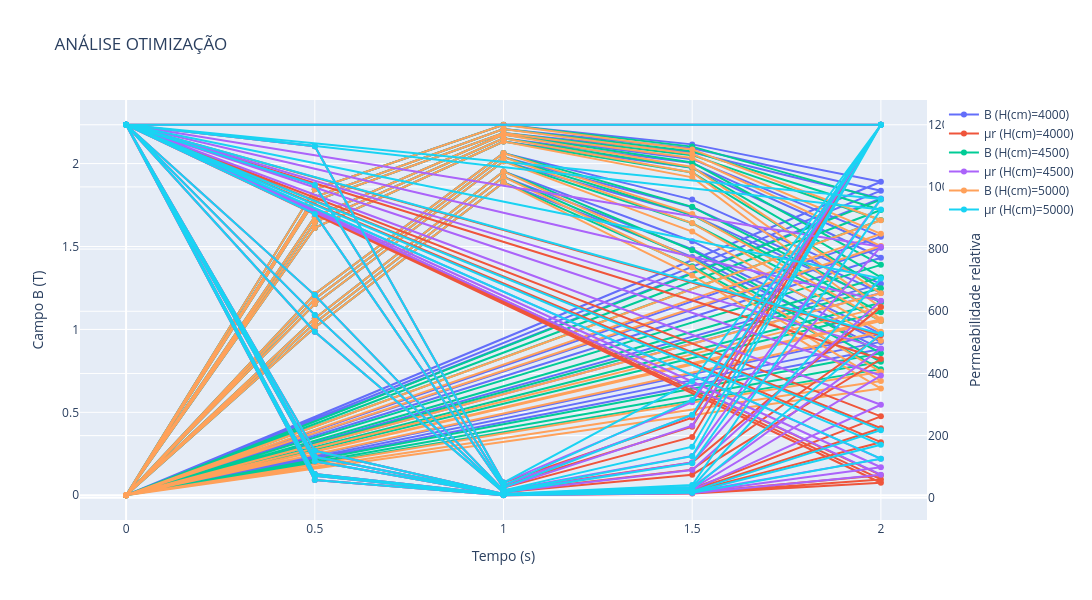

Notebook cell for this chart:
### Code cell
import pandas as pd
import plotly.graph_objects as go

# === CARREGAR DADOS ===
arquivo = r"C:\Users\danie\Documentos\Simulacoes COMSOL\otimizacao.txt"

df = pd.read_csv(
    arquivo,
    sep=r'\s{2,}',
    engine='python',
    comment='%',
    header=None,
    names=['H(cm)', 'tempo(s)', 'B(T)', 'mur']
)

# === DEFINIR PARÂMETROS ===
# Se tiver mais parâmetros (ex: W), adicione aqui
params = ['H(cm)']  # exemplo: ['H(cm)', 'W']

fig = go.Figure()

# === LOOP AUTOMÁTICO POR PARÂMETROS ===
for values, df_group in df.groupby(params):

    # garantir tupla
    if not isinstance(values, tuple):
        values = (values,)

    # criar label automático
    label = ', '.join([f'{p}={v}' for p, v in zip(params, values)])

    # 🔵 Campo B (eixo esquerdo)
    fig.add_trace(go.Scatter(
        x=df_group['tempo(s)'],
        y=df_group['B(T)'],
        mode='lines+markers',
        name=f'B ({label})',
        yaxis='y1'
    ))

    # 🔴 Permeabilidade (eixo direito)
    fig.add_trace(go.Scatter(
        x=df_group['tempo(s)'],
        y=df_group['mur'],
        mode='lines+markers',
        name=f'μr ({label})',
        yaxis='y2'
    ))

# === LAYOUT ===
fig.update_layout(
    title='ANÁLISE OTIMIZAÇÃO',
    xaxis=dict(title='Tempo (s)'),
    yaxis=dict(title='Campo B (T)', side='left'),
    yaxis2=dict(
        title='Permeabilidade relativa',
        overlaying='y',
        side='right'
    ),
    width=1500,
    height=600
)

fig.show()

### Figure 1 — Plotly figure (JSON) as saved in the notebook; plotly's stock layout.template omitted (floating-point values rounded to 4 significant figures)
{"data": [{"mode": "lines+markers", "name": "B (H(cm)=4000)", "type": "scatter", "x": [0, 0.5, 1, 1.5, 2, 0, 0.5, 1, 1.5, 2, 0, 0.5, 1, 1.5, 2, 0, 0.5, 1, 1.5, 2, 0, 0.5, 1, 1.5, 2, 0, 0.5, 1, 1.5, 2, 0, 0.5, 1, 1.5, 2, 0, 0.5, 1, 1.5, 2, 0, 0.5, 1, 1.5, 2, 0, 0.5, 1, 1.5, 2, 0, 0.5, 1, 1.5, 2, 0, 0.5, 1, 1.5, 2], "y": [1.397e-05, 1.678, 2.175, 2.027, 1.559, 1.595e-05, 1.845, 2.234, 2.116, 1.89, 8.493e-06, 1.066, 1.953, 1.532, 0.9732, 9.697e-06, 1.214, 2.063, 1.783, 1.275, 1.367e-05, 1.645, 2.152, 2.003, 1.492, 1.561e-05, 1.798, 2.208, 2.092, 1.836, 8.285e-06, 1.039, 1.92, 1.483, 0.9248, 9.461e-06, 1.184, 2.039, 1.736, 1.22, 1.336e-05, 1.612, 2.133, 1.975, 1.432, 1.525e-05, 1.775, 2.185, 2.068, 1.789, 8.071e-06, 1.012, 1.887, 1.437, 0.8821, 9.218e-06, 1.153, 2.014, 1.69, 1.17], "yaxis": "y"}, {"mode": "lines+markers", "name": "μr (H(cm)=4000)", "type": "scatter", "x": [0, 0.5, 1, 1.5, 2, 0, 0.5, 1, 1.5, 2, 0, 0.5, 1, 1.5, 2, 0, 0.5, 1, 1.5, 2, 0, 0.5, 1, 1.5, 2, 0, 0.5, 1, 1.5, 2, 0, 0.5, 1, 1.5, 2, 0, 0.5, 1, 1.5, 2, 0, 0.5, 1, 1.5, 2, 0, 0.5, 1, 1.5, 2, 0, 0.5, 1, 1.5, 2, 0, 0.5, 1, 1.5, 2], "y": [1200.0, 117.6, 10.24, 21.61, 179.0, 1200.0, 57.14, 8.247, 13.63, 48.47, 1200.0, 913.3, 32.73, 195.6, 1200.0, 1200.0, 534.2, 17.67, 74.44, 446.5, 1200.0, 131.9, 11.28, 25.46, 223.9, 1200.0, 70.43, 9.019, 15.48, 59.09, 1200.0, 1007.0, 40.28, 228.8, 1200.0, 1200.0, 588.4, 20.12, 90.56, 523.0, 1200.0, 151.1, 12.41, 29.19, 262.0, 1200.0, 76.64, 9.838, 17.27, 72.74, 1200.0, 1131.0, 49.04, 258.0, 1200.0, 1200.0, 652.0, 23.53, 113.3, 614.1], "yaxis": "y2"}, {"mode": "lines+markers", "name": "B (H(cm)=4500)", "type": "scatter", "x": [0, 0.5, 1, 1.5, 2, 0, 0.5, 1, 1.5, 2, 0, 0.5, 1, 1.5, 2, 0, 0.5, 1, 1.5, 2, 0, 0.5, 1, 1.5, 2, 0, 0.5, 1, 1.5, 2, 0, 0.5, 1, 1.5, 2, 0, 0.5, 1, 1.5, 2, 0, 0.5, 1, 1.5, 2, 0, 0.5, 1, 1.5, 2, 0, 0.5, 1, 1.5, 2, 0, 0.5, 1, 1.5, 2], "y": [1.397e-05, 1.678, 2.175, 2.006, 1.389, 1.595e-05, 1.845, 2.234, 2.102, 1.783, 8.493e-06, 1.066, 1.953, 1.477, 0.8563, 9.697e-06, 1.214, 2.063, 1.739, 1.161, 1.367e-05, 1.645, 2.152, 1.975, 1.314, 1.561e-05, 1.798, 2.208, 2.075, 1.72, 8.285e-06, 1.039, 1.92, 1.428, 0.8048, 9.461e-06, 1.184, 2.039, 1.69, 1.103, 1.336e-05, 1.612, 2.133, 1.946, 1.248, 1.525e-05, 1.775, 2.185, 2.051, 1.659, 8.071e-06, 1.012, 1.887, 1.381, 0.7605, 9.218e-06, 1.153, 2.014, 1.64, 1.051], "yaxis": "y"}, {"mode": "lines+markers", "name": "μr (H(cm)=4500)", "type": "scatter", "x": [0, 0.5, 1, 1.5, 2, 0, 0.5, 1, 1.5, 2, 0, 0.5, 1, 1.5, 2, 0, 0.5, 1, 1.5, 2, 0, 0.5, 1, 1.5, 2, 0, 0.5, 1, 1.5, 2, 0, 0.5, 1, 1.5, 2, 0, 0.5, 1, 1.5, 2, 0, 0.5, 1, 1.5, 2, 0, 0.5, 1, 1.5, 2, 0, 0.5, 1, 1.5, 2, 0, 0.5, 1, 1.5, 2], "y": [1200.0, 117.6, 10.24, 24.85, 299.3, 1200.0, 57.14, 8.247, 14.79, 74.48, 1200.0, 913.3, 32.73, 232.0, 1200.0, 1200.0, 534.2, 17.67, 89.29, 633.8, 1200.0, 131.9, 11.28, 29.15, 393.3, 1200.0, 70.43, 9.019, 16.72, 98.4, 1200.0, 1007.0, 40.28, 265.5, 1200.0, 1200.0, 588.4, 20.12, 113.5, 807.7, 1200.0, 151.1, 12.41, 33.98, 480.0, 1200.0, 76.64, 9.838, 18.83, 125.3, 1200.0, 1131.0, 49.04, 307.4, 1200.0, 1200.0, 652.0, 23.53, 134.6, 961.4], "yaxis": "y2"}, {"mode": "lines+markers", "name": "B (H(cm)=5000)", "type": "scatter", "x": [0, 0.5, 1, 1.5, 2, 0, 0.5, 1, 1.5, 2, 0, 0.5, 1, 1.5, 2, 0, 0.5, 1, 1.5, 2, 0, 0.5, 1, 1.5, 2, 0, 0.5, 1, 1.5, 2, 0, 0.5, 1, 1.5, 2, 0, 0.5, 1, 1.5, 2, 0, 0.5, 1, 1.5, 2, 0, 0.5, 1, 1.5, 2, 0, 0.5, 1, 1.5, 2, 0, 0.5, 1, 1.5, 2], "y": [1.397e-05, 1.678, 2.175, 1.98, 1.218, 1.595e-05, 1.845, 2.234, 2.085, 1.658, 8.493e-06, 1.066, 1.953, 1.425, 0.7446, 9.697e-06, 1.214, 2.063, 1.696, 1.051, 1.367e-05, 1.645, 2.152, 1.947, 1.133, 1.561e-05, 1.798, 2.208, 2.058, 1.576, 8.285e-06, 1.039, 1.92, 1.373, 0.6894, 9.461e-06, 1.184, 2.039, 1.641, 0.9855, 1.336e-05, 1.612, 2.133, 1.917, 1.061, 1.525e-05, 1.775, 2.185, 2.034, 1.503, 8.071e-06, 1.012, 1.887, 1.325, 0.643, 9.218e-06, 1.153, 2.014, 1.59, 0.9316], "yaxis": "y"}, {"mode": "lines+markers", "name": "μr (H(cm)=5000)", "type": "scatter", "x": [0, 0.5, 1, 1.5, 2, 0, 0.5, 1, 1.5, 2, 0, 0.5, 1, 1.5, 2, 0, 0.5, 1, 1.5, 2, 0, 0.5, 1, 1.5, 2, 0, 0.5, 1, 1.5, 2, 0, 0.5, 1, 1.5, 2, 0, 0.5, 1, 1.5, 2, 0, 0.5, 1, 1.5, 2, 0, 0.5, 1, 1.5, 2, 0, 0.5, 1, 1.5, 2, 0, 0.5, 1, 1.5, 2], "y": [1200.0, 117.6, 10.24, 28.5, 527.1, 1200.0, 57.14, 8.247, 15.95, 125.9, 1200.0, 913.3, 32.73, 267.3, 1200.0, 1200.0, 534.2, 17.67, 111.5, 961.3, 1200.0, 131.9, 11.28, 33.9, 705.4, 1200.0, 70.43, 9.019, 18.17, 170.5, 1200.0, 1007.0, 40.28, 314.5, 1200.0, 1200.0, 588.4, 20.12, 134.0, 1200.0, 1200.0, 151.1, 12.41, 41.14, 927.0, 1200.0, 76.64, 9.838, 20.72, 217.7, 1200.0, 1131.0, 49.04, 375.0, 1200.0, 1200.0, 652.0, 23.53, 164.3, 1200.0], "yaxis": "y2"}], "layout": {"height": 600, "title": {"text": "ANÁLISE OTIMIZAÇÃO"}, "width": 1500, "xaxis": {"autorange": true, "range": [-0.1187, 2.119], "title": {"text": "Tempo (s)"}, "type": "linear"}, "yaxis": {"autorange": true, "range": [-0.1492, 2.383], "side": "left", "title": {"text": "Campo B (T)"}, "type": "linear"}, "yaxis2": {"autorange": true, "overlaying": "y", "range": [-71.36, 1280.0], "side": "right", "title": {"text": "Permeabilidade relativa"}, "type": "linear"}}}
